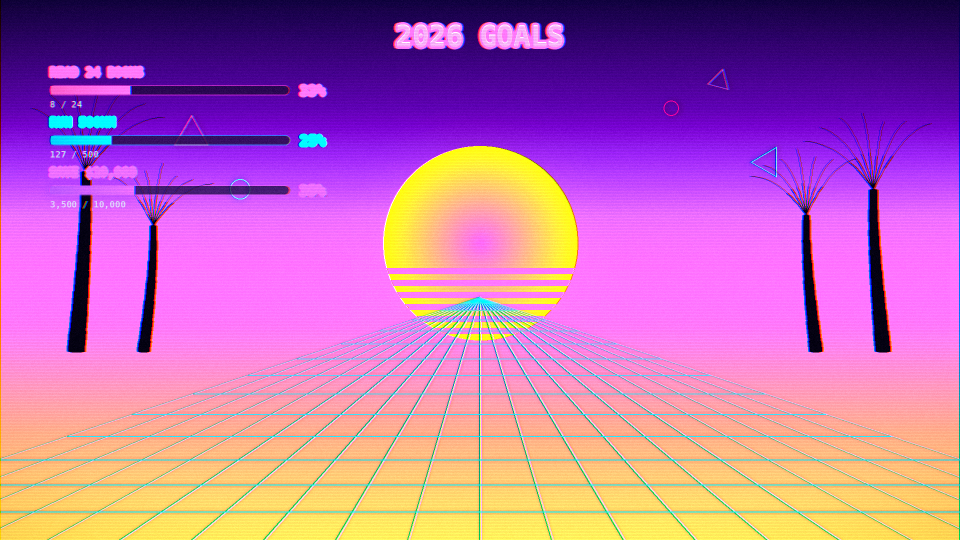
#> input picture vaporwave_goals.png, 1920 x 1080 px (shown at 1/2 size)
$ python -i elements.py   (imports and definitions only)
#> lines starting #> are read from the running program, lines starting #| are printed output that depends on the picture
#> further down, picture is the input picture: PIL image 1920x1080 RGB; mean R, G, B 189.6, 109.5, 175.7
"""
Visual elements for vaporwave wallpaper generation.
Includes gradient sky, retro sun, perspective grid, palm trees, and geometric shapes.
"""

from PIL import Image, ImageDraw, ImageFilter
import math
import random


# Vaporwave color palette
COLORS = {
    'pink': (255, 113, 206),
    'cyan': (1, 205, 254),
    'purple': (185, 103, 255),
    'dark_purple': (75, 0, 130),
    'hot_pink': (255, 0, 128),
    'orange': (255, 151, 28),
    'yellow': (255, 220, 0),
    'neon_blue': (77, 238, 234),
    'black': (15, 5, 25),
    'dark_blue': (20, 0, 50),
}


# [106 lines left out: functions draw_gradient_sky, draw_sun, not called in this run]


def draw_perspective_grid(img: Image.Image, horizon_y: int = None,
                          grid_color: tuple = None, line_width: int = 2) -> Image.Image:
    """Draw a neon perspective grid on the lower portion of the image."""
#> called with line_width = 2
    width, height = img.size
#> width = 1920; height = 1080

    if horizon_y is None:
        horizon_y = int(height * 0.55)
#> horizon_y = 594
    if grid_color is None:
        grid_color = COLORS['cyan']

    # Create grid layer with alpha
    grid_layer = Image.new('RGBA', img.size, (0, 0, 0, 0))
#> grid_layer: PIL image 1920x1080 RGBA; every value is 0
    draw = ImageDraw.Draw(grid_layer)

    # Vanishing point
    vp_x = width // 2
#> vp_x = 960
    vp_y = horizon_y
#> vp_y = 594

    # Draw vertical lines from vanishing point
    num_lines = 20
    spread = width * 1.5
#> spread = 2880

    for i in range(num_lines + 1):
        x_bottom = int(-spread / 2 + (spread / num_lines) * i + width / 2)

        # Calculate line alpha based on distance from center
        dist_from_center = abs(i - num_lines / 2) / (num_lines / 2)
        alpha = int(255 * (1 - dist_from_center * 0.5))

        color_with_alpha = (*grid_color, alpha)

        draw.line([(vp_x, vp_y), (x_bottom, height)], fill=color_with_alpha, width=line_width)

    # Draw horizontal lines with perspective
    num_horizontal = 15
    for i in range(1, num_horizontal + 1):
        # Use exponential spacing for perspective effect
        progress = (i / num_horizontal) ** 1.8
        y = int(vp_y + (height - vp_y) * progress)

        # Calculate x extent at this y level
        if y <= vp_y:
            continue

        t = (y - vp_y) / (height - vp_y)
        x_left = int(vp_x - spread / 2 * t)
        x_right = int(vp_x + spread / 2 * t)

        # Fade lines that are closer to horizon
        alpha = int(100 + 155 * progress)
        color_with_alpha = (*grid_color, alpha)

        draw.line([(x_left, y), (x_right, y)], fill=color_with_alpha, width=line_width)

    # Add glow effect to grid
    glow = grid_layer.filter(ImageFilter.GaussianBlur(radius=3))
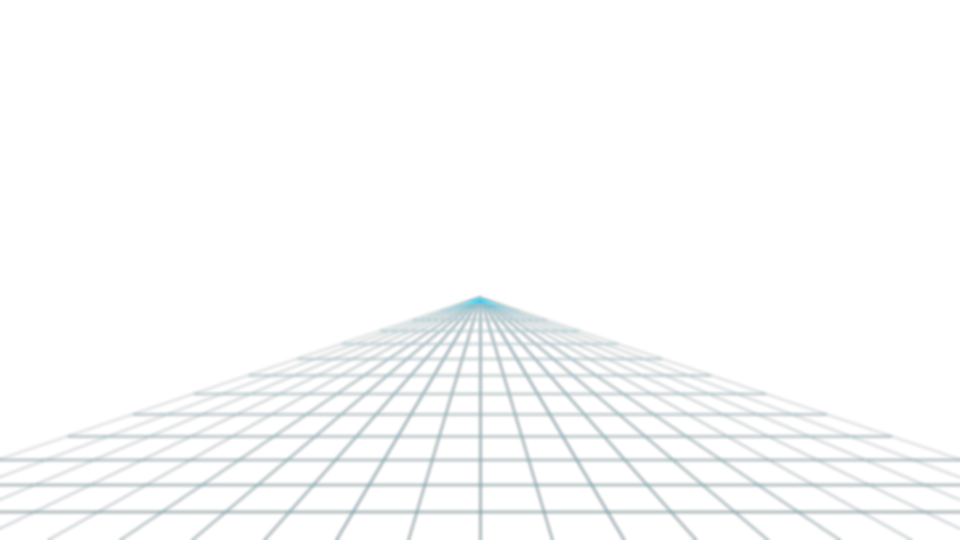
#> glow: PIL image 1920x1080 RGBA (shown at 1/2 size); mean R, G, B, A 0, 5.2, 6.4, 4.7; transparent parts drawn white

    # Composite
    result = img.convert('RGBA')
    result = Image.alpha_composite(result, glow)
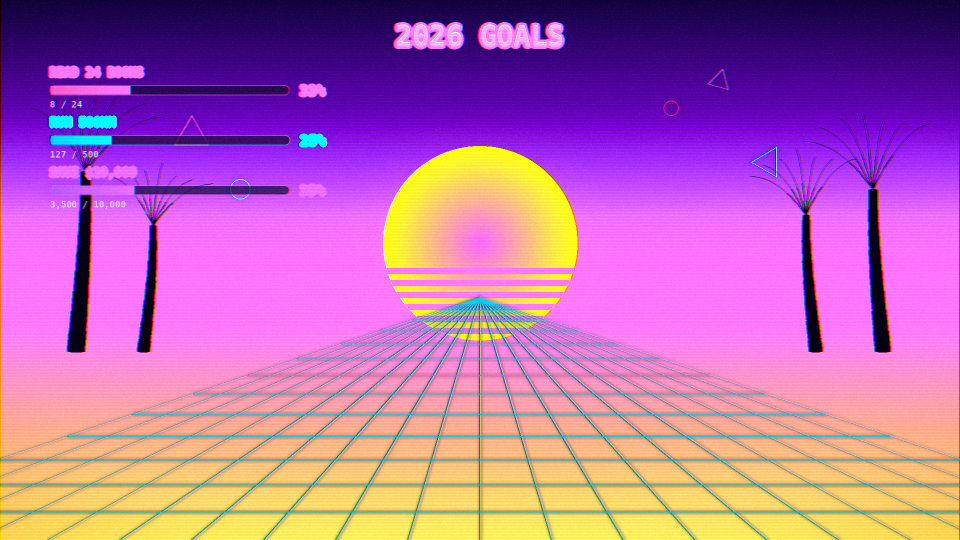
#> result: PIL image 1920x1080 RGBA (shown at 1/2 size); mean R, G, B, A 186, 107, 173.6, 255
    result = Image.alpha_composite(result, grid_layer)
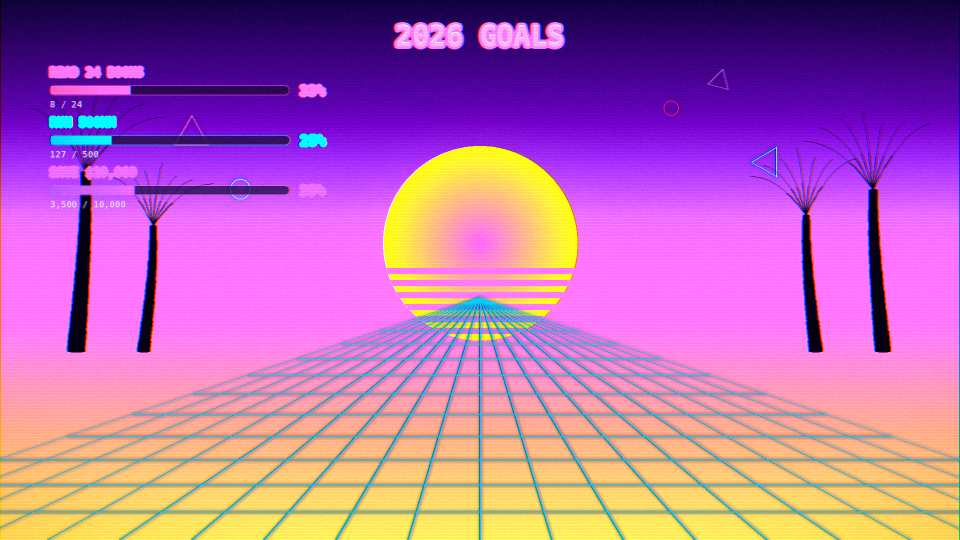
#> result: PIL image 1920x1080 RGBA (shown at 1/2 size); mean R, G, B, A 184.4, 107.1, 174.8, 255

    return result.convert('RGB')


# [172 lines left out: functions draw_palm_tree, draw_palm_trees, draw_geometric_shapes, draw_greek_bust, not called in this run]

>>> from PIL import Image
>>> picture = Image.open('../vaporwave_goals.png')
>>> result = draw_perspective_grid(picture)
